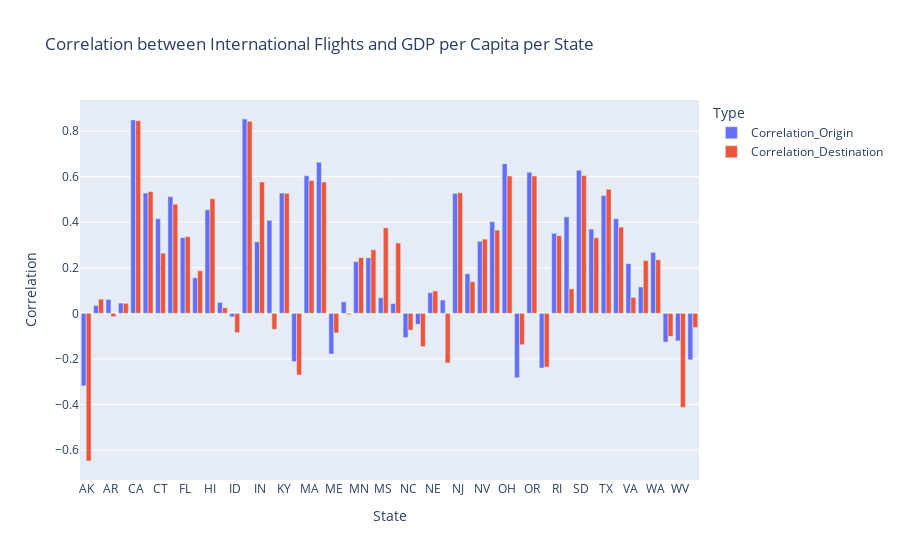

The notebook cell this image was saved under:
### Code cell
import plotly.express as px
import pandas as pd

# Correctly renaming the correlation columns after resetting the index
origin_correlations = origin_correlations.reset_index().rename(columns={0: 'Correlation_Origin'})
dest_correlations = dest_correlations.reset_index().rename(columns={0: 'Correlation_Destination'})

# Merging the two dataframes on 'State' with the correct column names
combined_correlations = pd.merge(origin_correlations, dest_correlations, on='State')

# Melting the combined DataFrame to have 'Type' and 'Correlation' columns suitable for Plotly
melted_correlations = combined_correlations.melt(id_vars='State', value_vars=['Correlation_Origin', 'Correlation_Destination'],
                                                       var_name='Type', value_name='Correlation')

# Creating the bar plot with Plotly Express
fig = px.bar(
    melted_correlations,
    x='State',
    y='Correlation',
    color='Type',
    barmode='group',
    title='Correlation between International Flights and GDP per Capita per State'
)

# Display the figure in your local Jupyter notebook or Python script
fig.show()

### Figure 1 — Plotly figure (JSON) as saved in the notebook; plotly's stock layout.template omitted (floating-point values rounded to 4 significant figures)
{"data": [{"alignmentgroup": "True", "hovertemplate": "Type=Correlation_Origin<br>State=%{x}<br>Correlation=%{y}<extra></extra>", "legendgroup": "Correlation_Origin", "marker": {"color": "#636efa", "pattern": {"shape": ""}}, "name": "Correlation_Origin", "offsetgroup": "Correlation_Origin", "orientation": "v", "showlegend": true, "textposition": "auto", "type": "bar", "x": ["AK", "AL", "AR", "AZ", "CA", "CO", "CT", "DE", "FL", "GA", "HI", "IA", "ID", "IL", "IN", "KS", "KY", "LA", "MA", "MD", "ME", "MI", "MN", "MO", "MS", "MT", "NC", "ND", "NE", "NH", "NJ", "NM", "NV", "NY", "OH", "OK", "OR", "PA", "RI", "SC", "SD", "TN", "TX", "UT", "VA", "VT", "WA", "WI", "WV", "WY"], "xaxis": "x", "y": [-0.3179, 0.03437, 0.06104, 0.04515, 0.8484, 0.5279, 0.4149, 0.5117, 0.3322, 0.1562, 0.4545, 0.04827, -0.01535, 0.8526, 0.3138, 0.408, 0.5277, -0.2117, 0.6034, 0.6627, -0.1782, 0.05068, 0.227, 0.2435, 0.06889, 0.0429, -0.106, -0.04809, 0.09041, 0.05867, 0.526, 0.1733, 0.3159, 0.4017, 0.6568, -0.2826, 0.6192, -0.2398, 0.3513, 0.4233, 0.6272, 0.37, 0.5166, 0.4153, 0.2183, 0.1158, 0.2673, -0.1261, -0.1207, -0.2038], "yaxis": "y"}, {"alignmentgroup": "True", "hovertemplate": "Type=Correlation_Destination<br>State=%{x}<br>Correlation=%{y}<extra></extra>", "legendgroup": "Correlation_Destination", "marker": {"color": "#EF553B", "pattern": {"shape": ""}}, "name": "Correlation_Destination", "offsetgroup": "Correlation_Destination", "orientation": "v", "showlegend": true, "textposition": "auto", "type": "bar", "x": ["AK", "AL", "AR", "AZ", "CA", "CO", "CT", "DE", "FL", "GA", "HI", "IA", "ID", "IL", "IN", "KS", "KY", "LA", "MA", "MD", "ME", "MI", "MN", "MO", "MS", "MT", "NC", "ND", "NE", "NH", "NJ", "NM", "NV", "NY", "OH", "OK", "OR", "PA", "RI", "SC", "SD", "TN", "TX", "UT", "VA", "VT", "WA", "WI", "WV", "WY"], "xaxis": "x", "y": [-0.6477, 0.06214, -0.01453, 0.04404, 0.8452, 0.534, 0.264, 0.4791, 0.337, 0.1869, 0.5028, 0.02492, -0.08474, 0.8425, 0.5762, -0.06992, 0.5266, -0.2709, 0.5822, 0.5763, -0.08582, -0.005609, 0.2449, 0.2785, 0.3749, 0.3087, -0.07375, -0.146, 0.09826, -0.218, 0.5292, 0.139, 0.3256, 0.3654, 0.602, -0.1376, 0.6024, -0.2356, 0.341, 0.1077, 0.6047, 0.3317, 0.5444, 0.3782, 0.06975, 0.2315, 0.2352, -0.1008, -0.4123, -0.06228], "yaxis": "y"}], "layout": {"barmode": "group", "legend": {"title": {"text": "Type"}, "tracegroupgap": 0}, "title": {"text": "Correlation between International Flights and GDP per Capita per State"}, "xaxis": {"anchor": "y", "domain": [0, 1], "title": {"text": "State"}}, "yaxis": {"anchor": "x", "domain": [0, 1], "title": {"text": "Correlation"}}}}
